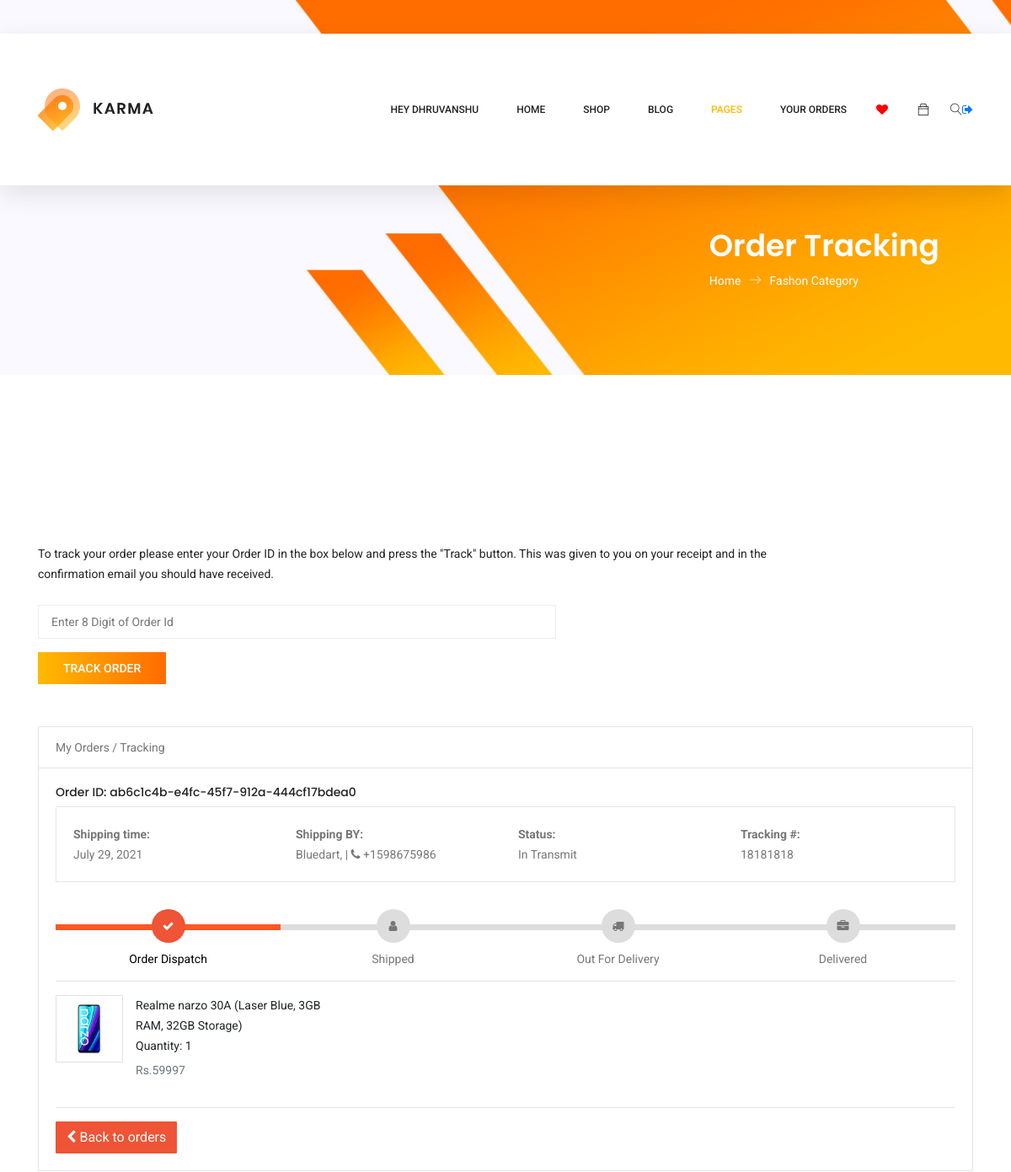
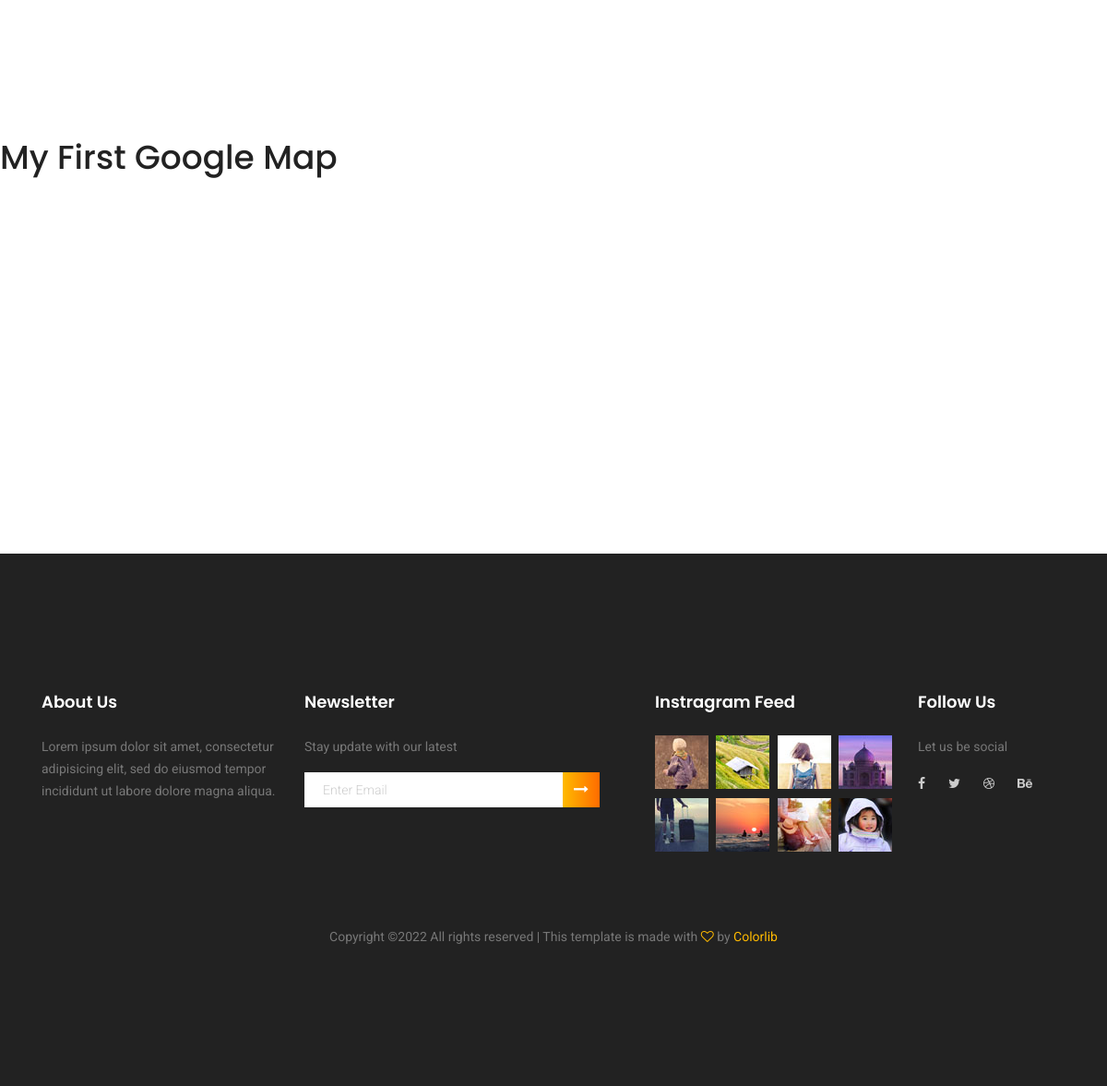
/product/track/18181818 (signed in), run on the app's committed database (2 pictures, top to bottom).
### product/models.py (models this page shows, shortened)
class Order(models.Model):
    order_id      = models.CharField(max_length = 5,blank=True,editable=False,unique=True,default=uuid.uuid4)
    user_key      = models.ForeignKey(User, on_delete = models.CASCADE)
    payment_key   = models.ForeignKey(PaymentMode, on_delete = models.CASCADE, blank = True, null = True)
    track_key     = models.ForeignKey(TrackDetail, on_delete = models.CASCADE, blank = True, null = True)
    product_key   = models.ForeignKey(ProductDetail, on_delete = models.CASCADE)
    quantity      = models.IntegerField()
    city_key      = models.ForeignKey(city, on_delete = models.CASCADE)
    time_stamp    = models.DateTimeField(auto_now_add = True)
    address       = models.TextField()
    first_name    = models.CharField(max_length = 100)
    last_name     = models.CharField(max_length = 100)
    email         = models.EmailField()
    phone_number  = models.IntegerField()
    total_price   = models.IntegerField()
    zip_code      = models.IntegerField()
    is_cancel     = models.BooleanField(default = False)
    is_processing = models.BooleanField(default = False)
    def __str__(self):
        return str(self.user_key)

class TrackDetail(models.Model):
    courier_key         = models.ForeignKey(CourierPartner, on_delete = models.CASCADE)
    time_stamp          = models.DateField(auto_now_add = True)
    number              = models.CharField(max_length = 250)
    is_dispatch         = models.BooleanField(default = False)
    is_shipped          = models.BooleanField(default = False)
    is_delivered        = models.BooleanField(default = False)
    is_out_for_delivery = models.BooleanField(default = False)

class CourierPartner(models.Model):
    name     = models.CharField(max_length = 250)
    def __str__(self):
        return self.name

class ProductDetail(models.Model):
    product_name        = models.CharField(max_length = 250)
    product_pic         = models.ImageField(upload_to = 'product/pic')
    product_price       = models.IntegerField()
    product_old_price   = models.IntegerField()
    product_category    = models.ForeignKey(ProductCategory, on_delete = models.CASCADE)
    product_brand       = models.ForeignKey(Brand, on_delete = models.CASCADE)
    product_description = models.TextField()
    product_stock       = models.IntegerField()
    slug                = models.SlugField()

### product/views.py (the view)
# urls.py: path('track/<int:track>', track, name = 'track'),
def track(request, track):
    track_data = TrackDetail.objects.get(number = track)
    order_data = Order.objects.get(track_key = track_data)
    if request.user == order_data.user_key:
        odetails = Order.objects.filter(track_key = track_data)
        print(odetails)
        context = {
            'odetails':odetails
        }
        return render(request,'tracking.html', context)
    else:
        return redirect('product:myorder')
    return render(request,'tracking.html')

### product/templates/tracking.html (shortened to what this page needs)
{% extends 'sample.html' %}
{% block content %}
{% load static %}
<section class="banner-area organic-breadcrumb">
    <div class="container">
        <div class="breadcrumb-banner d-flex flex-wrap align-items-center justify-content-end">
            <div class="col-first">
                <h1>Order Tracking</h1>
                <nav class="d-flex align-items-center">
                    <a href="index.html">Home<span class="lnr lnr-arrow-right"></span></a>
                    <a href="category.html">Fashon Category</a>
                </nav>
            </div>
        </div>
    </div>
</section>
<section class="tracking_box_area section_gap">
    <div class="container">
        <div class="tracking_box_inner">
            <p>To track your order please enter your Order ID in the box below and press the "Track" button. This
                was given to you on your receipt and in the confirmation email you should have received.</p>
            <form class="row tracking_form" action="{% url 'product:tracking' %}" method="post" novalidate="novalidate">
                <div class="col-md-12 form-group">
                    <input type="text" class="form-control" id="order" name="order" placeholder="Enter 8 Digit of Order Id" onfocus="this.placeholder = ''" onblur="this.placeholder = 'Order ID'">
                </div>
                <div class="col-md-12 form-group">
                    <button type="submit" value="submit" class="primary-btn">Track Order</button>
                </div>
            </form>
        </div>
    </div>
{% for odetail in odetails %}
<div class="container">
    <article class="card">
        <header class="card-header"> My Orders / Tracking </header>
        <div class="card-body">
            <h6>Order ID: {{odetail.order_id}}</h6>
            <article class="card">
                <div class="card-body row">
                    <div class="col"> <strong>Shipping time:</strong> <br>{{odetail.track_key.time_stamp}} </div>
                    <div class="col"> <strong>Shipping BY:</strong> <br> {{odetail.track_key.courier_key}}, | <i class="fa fa-phone"></i> +1598675986 </div>
                    <div class="col"> <strong>Status:</strong> <br> In Transmit</div>
                    <div class="col"> <strong>Tracking #:</strong> <br> {{odetail.track_key.number}} </div>
                </div>
            </article>
            <div class="track">
                <div class="step {% if odetail.track_key.is_dispatch %}active{% endif %}"> <span class="icon"> <i class="fa fa-check"></i> </span> <span class="text">Order Dispatch</span> </div>
                <div class="step {% if odetail.track_key.is_shipped %}active {% endif %}"> <span class="icon"> <i class="fa fa-user"></i> </span> <span class="text"> Shipped </span> </div>
                <div class="step {% if odetail.track_key.is_out_for_delivery %} active {% endif %} "> <span class="icon"> <i class="fa fa-truck"></i> </span> <span class="text"> Out For Delivery </span> </div>
                <div class="step {% if odetail.track_key.is_delivered %} active {% endif %}"> <span class="icon"> <i class="fa fa-briefcase"></i> </span> <span class="text">Delivered</span> </div>
            </div>
            <hr>
            <ul class="row">
                <li class="col-md-4">
                    <figure class="itemside mb-3">
                        <div class="aside"><img src="{{odetail.product_key.product_pic.url}}" class="img-sm border"></div>
                        <figcaption class="info align-self-center">
                            <p class="title">{{odetail.product_key.product_name}} <br>Quantity: {{odetail.quantity}}</p> <span class="text-muted">Rs.{{odetail.total_price}}</span>
                        </figcaption>
                    </figure>
                </li>
            </ul>
            <hr> <a href="{% url 'product:myorders' %}" class="btn btn-warning" data-abc="true"> <i class="fa fa-chevron-left"></i> Back to orders</a>
        </div>
    </article>
</div>
</section>
<h1>My First Google Map</h1>
<div id="googleMap" style="width:100%;height:400px;"></div>
{% endfor %}
{% endblock %}

### accounts/templates/sample.html (shortened to what this page needs)
{% load static %}
<!DOCTYPE html>
<html lang="zxx" class="no-js">
<head>
	<link href="http://code.jquery.com/ui/1.10.4/themes/ui-lightness/jquery-ui.css" rel="stylesheet">
	<link rel="stylesheet" href="{% static 'css/linearicons.css' %}">
	<link rel="stylesheet" href="{% static 'css/owl.carousel.css' %}">
	<link rel="stylesheet" href="{% static 'css/themify-icons.css' %}">
	<link rel="stylesheet" href="{% static 'css/font-awesome.min.css' %}">
	<link rel="stylesheet" href="{% static 'css/nice-select.css' %}">
	<link rel="stylesheet" href="{% static 'css/nouislider.min.css' %}">
	<link rel="stylesheet" href="{% static 'css/bootstrap.css' %}">
	<link rel="stylesheet" href="{% static 'css/main.css' %}">
</head>
<body>
	<header class="header_area sticky-header">
		<div class="main_menu">
			<nav class="navbar navbar-expand-lg navbar-light main_box">
				<div class="container">
					<a class="navbar-brand logo_h" href="index.html"><img src="{% static 'img/logo.png' %}" alt=""></a>
					<div class="collapse navbar-collapse offset" id="navbarSupportedContent">
						<ul class="nav navbar-nav menu_nav ml-auto">
						{% if user.is_authenticated %}
						<li class="nav-item"><a class="nav-link" href="index.html">Hey {{request.user}}</a></li>
						{% endif %}
						<li class="nav-item"><a class="nav-link" href="{% url 'accounts:home' %}">Home</a></li>
							<li class="nav-item submenu dropdown">
								<a href="#" class="nav-link dropdown-toggle" data-toggle="dropdown" role="button" aria-haspopup="true"
								 aria-expanded="false">Shop</a>
							</li>
							<li class="nav-item submenu dropdown">
								<a href="#" class="nav-link dropdown-toggle" data-toggle="dropdown" role="button" aria-haspopup="true"
								 aria-expanded="false">Blog</a>
							</li>
							<li class="nav-item submenu dropdown active">
								<a href="#" class="nav-link dropdown-toggle" data-toggle="dropdown" role="button" aria-haspopup="true"
								 aria-expanded="false">Pages</a>
							</li>
							<li class="nav-item submenu dropdown ">
								<a href="{% url 'product:myorders' %}" class="nav-link dropdown-toggle" data-toggle="dropdown" role="button" aria-haspopup="true"
								 aria-expanded="false">Your Orders</a>
							</li>
						</ul>
						<ul class="nav navbar-nav navbar-right">
							<li class="nav-item"> <a style="color:red"><i class="fa fa-heart" id="wishlist" aria-hidden="true"> </i> <b class="wishlistcount">{% if add_wishlist_count != 0 %}{{add_wishlist_count}}{% endif %}</b> </a></li>
						</ul>
						<ul class="nav navbar-nav navbar-right">
							<li class="nav-item"><a href="{% url 'product:finalcart' %}" class="cart"><span class="ti-bag" id="cart-cursor"></span></a> <b id="countdata">{% if add_cart_count != 0 %}{{add_cart_count}}{% endif %}</b></li>
							<li class="nav-item">
								<form class="" action="index.html" method="post">
								<button class="search"><span class="lnr lnr-magnifier" id="search"></span></button>
								</form>
							</li>
						</ul>
						<ul>
							{% if user.is_authenticated %}
							<a href="javascript:{document.getElementById('logout').submit()}"> <i class="fa fa-sign-out" aria-hidden="true"></i></a>
							{% endif %}
						</ul>
					</div>
				</div>
			</nav>
		</div>
	</header>
	{% block content %}
	{% endblock %}
	<footer class="footer-area section_gap">
		<div class="container">
			<div class="row">
				<div class="col-lg-3  col-md-6 col-sm-6">
					<div class="single-footer-widget">
						<h6>About Us</h6>
						<p>
							Lorem ipsum dolor sit amet, consectetur adipisicing elit, sed do eiusmod tempor incididunt ut labore dolore
							magna aliqua.
						</p>
					</div>
				</div>
				<div class="col-lg-4  col-md-6 col-sm-6">
					<div class="single-footer-widget">
						<h6>Newsletter</h6>
						<p>Stay update with our latest</p>
						<div class="" id="mc_embed_signup">
							<form target="_blank" novalidate="true" action="https://spondonit.us12.list-manage.com/subscribe/post?u=1462626880ade1ac87bd9c93a&amp;id=92a4423d01"
							 method="get" class="form-inline">
								<div class="d-flex flex-row">
									<input class="form-control" name="EMAIL" placeholder="Enter Email" onfocus="this.placeholder = ''" onblur="this.placeholder = 'Enter Email '"
									 required="" type="email">
									<button class="click-btn btn btn-default"><i class="fa fa-long-arrow-right" aria-hidden="true"></i></button>
								</div>
							</form>
						</div>
					</div>
				</div>
				<div class="col-lg-3  col-md-6 col-sm-6">
					<div class="single-footer-widget mail-chimp">
						<h6 class="mb-20">Instragram Feed</h6>
						<ul class="instafeed d-flex flex-wrap">
							<li><img src="{% static 'img/i1.jpg' %}" alt=""></li>
							<li><img src="img/i2.jpg" alt=""></li>
							<li><img src="img/i3.jpg" alt=""></li>
							<li><img src="img/i4.jpg" alt=""></li>
							<li><img src="img/i5.jpg" alt=""></li>
							<li><img src="img/i6.jpg" alt=""></li>
							<li><img src="img/i7.jpg" alt=""></li>
							<li><img src="img/i8.jpg" alt=""></li>
						</ul>
					</div>
				</div>
				<div class="col-lg-2 col-md-6 col-sm-6">
					<div class="single-footer-widget">
						<h6>Follow Us</h6>
						<p>Let us be social</p>
						<div class="footer-social d-flex align-items-center">
							<a href="#"><i class="fa fa-facebook"></i></a>
							<a href="#"><i class="fa fa-twitter"></i></a>
							<a href="#"><i class="fa fa-dribbble"></i></a>
							<a href="#"><i class="fa fa-behance"></i></a>
						</div>
					</div>
				</div>
			</div>
			<div class="footer-bottom d-flex justify-content-center align-items-center flex-wrap">
				<p class="footer-text m-0">
Copyright &copy;<script>document.write(new Date().getFullYear());</script> All rights reserved | This template is made with <i class="fa fa-heart-o" aria-hidden="true"></i> by <a href="https://colorlib.com" target="_blank">Colorlib</a>
</p>
			</div>
		</div>
	</footer>
</body>
</html>

### data on the page
Order: order_id "ab6c1c4b-e4fc-45f7-912a-444cf17bdea0", track_key.time_stamp "July 29, 2021", track_key.courier_key "Bluedart", track_key.number "18181818", product_key.product_pic (picture), product_key.product_name "Realme narzo 30A (Laser Blue, 3GB RAM, 32GB Storage)", quantity "1", total_price "59997"

### other printed values
{{ request.user }} "DHRUVANSHU"
